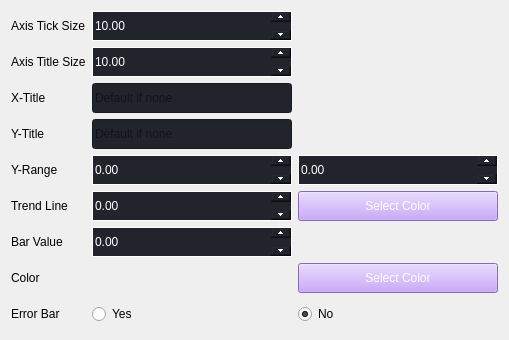
                            <widget class="QWidget" name="tab_5">
                             <attribute name="title">
                              <string>Bar</string>
                             </attribute>
                             <layout class="QGridLayout" name="gridLayout_11">
                              <item row="7" column="2">
                               <widget class="QPushButton" name="figure_bar_btn_color_2">
                                <property name="minimumSize">
                                 <size>
                                  <width>0</width>
                                  <height>30</height>
                                 </size>
                                </property>
                                <property name="styleSheet">
                                 <string notr="true">background-color: rgb(189,147,249);
color:white;
font: 16pt &quot;华文细黑&quot;;</string>
                                </property>
                                <property name="text">
                                 <string>Select Color</string>
                                </property>
                               </widget>
                              </item>
                              <item row="6" column="1">
                               <widget class="QDoubleSpinBox" name="figure_bar_spin_bar_2">
                                <property name="minimumSize">
                                 <size>
                                  <width>0</width>
                                  <height>30</height>
                                 </size>
                                </property>
                                <property name="maximumSize">
                                 <size>
                                  <width>200</width>
                                  <height>16777215</height>
                                 </size>
                                </property>
                                <property name="styleSheet">
                                 <string notr="true">QDoubleSpinBox {
    font: 16pt &quot;华文细黑&quot;;
    color: white;
    border: 1px solid white;
background-color:rgb(33, 37, 43);
}

QDoubleSpinBox::up-button {
    height: 10px; /* 设置一个合适的高度 */
    width: 20px; /* 设置一个合适的宽度 */
    subcontrol-position: top right; /* 保持按钮在右侧 */
}

QDoubleSpinBox::down-button {
    height: 10px; /* 设置一个合适的高度 */
    width: 20px; /* 设置一个合适的宽度 */
    subcontrol-position: bottom right; /* 保持按钮在右侧 */
}</string>
                                </property>
                               </widget>
                              </item>
                              <item row="5" column="1">
                               <widget class="QDoubleSpinBox" name="figure_bar_spin_trend_2">
                                <property name="minimumSize">
                                 <size>
                                  <width>0</width>
                                  <height>30</height>
                                 </size>
                                </property>
                                <property name="maximumSize">
                                 <size>
                                  <width>200</width>
                                  <height>16777215</height>
                                 </size>
                                </property>
                                <property name="styleSheet">
                                 <string notr="true">QDoubleSpinBox {
    font: 16pt &quot;华文细黑&quot;;
    color: white;
    border: 1px solid white;
background-color:rgb(33, 37, 43);
}

QDoubleSpinBox::up-button {
    height: 10px; /* 设置一个合适的高度 */
    width: 20px; /* 设置一个合适的宽度 */
    subcontrol-position: top right; /* 保持按钮在右侧 */
}

QDoubleSpinBox::down-button {
    height: 10px; /* 设置一个合适的高度 */
    width: 20px; /* 设置一个合适的宽度 */
    subcontrol-position: bottom right; /* 保持按钮在右侧 */
}</string>
                                </property>
                               </widget>
                              </item>
                              <item row="5" column="2">
                               <widget class="QPushButton" name="figure_bar_btn_trend_2">
                                <property name="minimumSize">
                                 <size>
                                  <width>0</width>
                                  <height>30</height>
                                 </size>
                                </property>
                                <property name="styleSheet">
                                 <string notr="true">background-color: rgb(189,147,249);
color:white;
font: 16pt &quot;华文细黑&quot;;</string>
                                </property>
                                <property name="text">
                                 <string>Select Color</string>
                                </property>
                               </widget>
                              </item>
                              <item row="5" column="0">
                               <widget class="QLabel" name="figure_bar_label_trend">
                                <property name="styleSheet">
                                 <string notr="true">font: 16pt &quot;华文细黑&quot;;</string>
                                </property>
                                <property name="text">
                                 <string>Trend Line</string>
                                </property>
                               </widget>
                              </item>
                              <item row="3" column="0">
                               <widget class="QLabel" name="figure_bar_label_y">
                                <property name="styleSheet">
                                 <string notr="true">font: 16pt &quot;华文细黑&quot;;</string>
                                </property>
                                <property name="text">
                                 <string>Y-Title</string>
                                </property>
                               </widget>
                              </item>
                              <item row="2" column="1">
                               <widget class="QLineEdit" name="figure_bar_edit_x_2">
                                <property name="minimumSize">
                                 <size>
                                  <width>0</width>
                                  <height>30</height>
                                 </size>
                                </property>
                                <property name="styleSheet">
                                 <string notr="true">background-color: rgb(33, 37, 43);
font: 16pt &quot;华文细黑&quot;;</string>
                                </property>
                                <property name="placeholderText">
                                 <string>Default if none</string>
                                </property>
                               </widget>
                              </item>
                              <item row="0" column="1">
                               <widget class="QDoubleSpinBox" name="figure_bar_spin_axis_scale_2">
                                <property name="minimumSize">
                                 <size>
                                  <width>0</width>
                                  <height>30</height>
                                 </size>
                                </property>
                                <property name="maximumSize">
                                 <size>
                                  <width>200</width>
                                  <height>16777215</height>
                                 </size>
                                </property>
                                <property name="styleSheet">
                                 <string notr="true">QDoubleSpinBox {
    font: 16pt &quot;华文细黑&quot;;
    color: white;
    border: 1px solid white;
background-color:rgb(33, 37, 43);
}

QDoubleSpinBox::up-button {
    height: 10px; /* 设置一个合适的高度 */
    width: 20px; /* 设置一个合适的宽度 */
    subcontrol-position: top right; /* 保持按钮在右侧 */
}

QDoubleSpinBox::down-button {
    height: 10px; /* 设置一个合适的高度 */
    width: 20px; /* 设置一个合适的宽度 */
    subcontrol-position: bottom right; /* 保持按钮在右侧 */
}</string>
                                </property>
                                <property name="maximum">
                                 <double>10000.000000000000000</double>
                                </property>
                                <property name="value">
                                 <double>10.000000000000000</double>
                                </property>
                               </widget>
                              </item>
                              <item row="3" column="1">
                               <widget class="QLineEdit" name="figure_bar_edit_y_2">
                                <property name="minimumSize">
                                 <size>
                                  <width>0</width>
                                  <height>30</height>
                                 </size>
                                </property>
                                <property name="styleSheet">
                                 <string notr="true">background-color: rgb(33, 37, 43);
font: 16pt &quot;华文细黑&quot;;</string>
                                </property>
                                <property name="placeholderText">
                                 <string>Default if none</string>
                                </property>
                               </widget>
                              </item>
                              <item row="1" column="1">
                               <widget class="QDoubleSpinBox" name="figure_bar_spin_axis_text_size_2">
                                <property name="minimumSize">
                                 <size>
                                  <width>0</width>
                                  <height>30</height>
                                 </size>
                                </property>
                                <property name="maximumSize">
                                 <size>
                                  <width>200</width>
                                  <height>16777215</height>
                                 </size>
                                </property>
                                <property name="styleSheet">
                                 <string notr="true">QDoubleSpinBox {
    font: 16pt &quot;华文细黑&quot;;
    color: white;
    border: 1px solid white;
background-color:rgb(33, 37, 43);
}

QDoubleSpinBox::up-button {
    height: 10px; /* 设置一个合适的高度 */
    width: 20px; /* 设置一个合适的宽度 */
    subcontrol-position: top right; /* 保持按钮在右侧 */
}

QDoubleSpinBox::down-button {
    height: 10px; /* 设置一个合适的高度 */
    width: 20px; /* 设置一个合适的宽度 */
    subcontrol-position: bottom right; /* 保持按钮在右侧 */
}</string>
                                </property>
                                <property name="maximum">
                                 <double>10000.000000000000000</double>
                                </property>
                                <property name="value">
                                 <double>10.000000000000000</double>
                                </property>
                               </widget>
                              </item>
                              <item row="1" column="0">
                               <widget class="QLabel" name="figure_bar_label_axis_title">
                                <property name="styleSheet">
                                 <string notr="true">font: 16pt &quot;华文细黑&quot;;</string>
                                </property>
                                <property name="text">
                                 <string>Axis Title Size</string>
                                </property>
                               </widget>
                              </item>
                              <item row="8" column="0">
                               <widget class="QLabel" name="figure_bar_label_error">
                                <property name="styleSheet">
                                 <string notr="true">font: 16pt &quot;华文细黑&quot;;</string>
                                </property>
                                <property name="text">
                                 <string>Error Bar</string>
                                </property>
                               </widget>
                              </item>
                              <item row="2" column="0">
                               <widget class="QLabel" name="figure_bar_label_x">
                                <property name="styleSheet">
                                 <string notr="true">font: 16pt &quot;华文细黑&quot;;</string>
                                </property>
                                <property name="text">
                                 <string>X-Title</string>
                                </property>
                               </widget>
                              </item>
                              <item row="0" column="0">
                               <widget class="QLabel" name="figure_bar_label_axis_tick">
                                <property name="styleSheet">
                                 <string notr="true">font: 16pt &quot;华文细黑&quot;;</string>
                                </property>
                                <property name="text">
                                 <string>Axis Tick Size</string>
                                </property>
                               </widget>
                              </item>
                              <item row="7" column="0">
                               <widget class="QLabel" name="figure_bar_label_color">
                                <property name="styleSheet">
                                 <string notr="true">font: 16pt &quot;华文细黑&quot;;</string>
                                </property>
                                <property name="text">
                                 <string>Color</string>
                                </property>
                               </widget>
                              </item>
                              <item row="6" column="0">
                               <widget class="QLabel" name="figure_bar_label_bar">
                                <property name="styleSheet">
                                 <string notr="true">font: 16pt &quot;华文细黑&quot;;</string>
                                </property>
                                <property name="text">
                                 <string>Bar Value</string>
                                </property>
                               </widget>
                              </item>
                              <item row="4" column="0">
                               <widget class="QLabel" name="figure_bar_label_y_range">
                                <property name="styleSheet">
                                 <string notr="true">font: 16pt &quot;华文细黑&quot;;</string>
                                </property>
                                <property name="text">
                                 <string>Y-Range</string>
                                </property>
                               </widget>
                              </item>
                              <item row="8" column="1">
                               <widget class="QRadioButton" name="figure_bar_radio_error_2">
                                <property name="minimumSize">
                                 <size>
                                  <width>0</width>
                                  <height>30</height>
                                 </size>
                                </property>
                                <property name="styleSheet">
                                 <string notr="true">font-size: 16pt &quot;华文细黑&quot;</string>
                                </property>
                                <property name="text">
                                 <string>Yes</string>
                                </property>
                               </widget>
                              </item>
                              <item row="8" column="2">
                               <widget class="QRadioButton" name="radioButton_6">
                                <property name="minimumSize">
                                 <size>
                                  <width>0</width>
                                  <height>30</height>
                                 </size>
                                </property>
                                <property name="styleSheet">
                                 <string notr="true">font: 16pt &quot;华文细黑&quot;</string>
                                </property>
                                <property name="text">
                                 <string>No</string>
                                </property>
                                <property name="checked">
                                 <bool>true</bool>
                                </property>
                               </widget>
                              </item>
                              <item row="4" column="1">
                               <widget class="QDoubleSpinBox" name="figure_bar_spin_y_min_2">
                                <property name="minimumSize">
                                 <size>
                                  <width>200</width>
                                  <height>30</height>
                                 </size>
                                </property>
                                <property name="maximumSize">
                                 <size>
                                  <width>200</width>
                                  <height>16777215</height>
                                 </size>
                                </property>
                                <property name="styleSheet">
                                 <string notr="true">QDoubleSpinBox {
    font: 16pt &quot;华文细黑&quot;;
    color: white;
    border: 1px solid white;
background-color:rgb(33, 37, 43);
}

QDoubleSpinBox::up-button {
    height: 10px; /* 设置一个合适的高度 */
    width: 20px; /* 设置一个合适的宽度 */
    subcontrol-position: top right; /* 保持按钮在右侧 */
}

QDoubleSpinBox::down-button {
    height: 10px; /* 设置一个合适的高度 */
    width: 20px; /* 设置一个合适的宽度 */
    subcontrol-position: bottom right; /* 保持按钮在右侧 */
}</string>
                                </property>
                                <property name="minimum">
                                 <double>-1000000000.000000000000000</double>
                                </property>
                                <property name="maximum">
                                 <double>1000000000.000000000000000</double>
                                </property>
                               </widget>
                              </item>
                              <item row="4" column="2">
                               <widget class="QDoubleSpinBox" name="figure_bar_spin_y_max_2">
                                <property name="minimumSize">
                                 <size>
                                  <width>200</width>
                                  <height>30</height>
                                 </size>
                                </property>
                                <property name="maximumSize">
                                 <size>
                                  <width>200</width>
                                  <height>16777215</height>
                                 </size>
                                </property>
                                <property name="styleSheet">
                                 <string notr="true">QDoubleSpinBox {
    font: 16pt &quot;华文细黑&quot;;
    color: white;
    border: 1px solid white;
background-color:rgb(33, 37, 43);
}

QDoubleSpinBox::up-button {
    height: 10px; /* 设置一个合适的高度 */
    width: 20px; /* 设置一个合适的宽度 */
    subcontrol-position: top right; /* 保持按钮在右侧 */
}

QDoubleSpinBox::down-button {
    height: 10px; /* 设置一个合适的高度 */
    width: 20px; /* 设置一个合适的宽度 */
    subcontrol-position: bottom right; /* 保持按钮在右侧 */
}</string>
                                </property>
                                <property name="minimum">
                                 <double>-1000000000.000000000000000</double>
                                </property>
                                <property name="maximum">
                                 <double>1000000000.000000000000000</double>
                                </property>
                               </widget>
                              </item>
                             </layout>
                            </widget>
